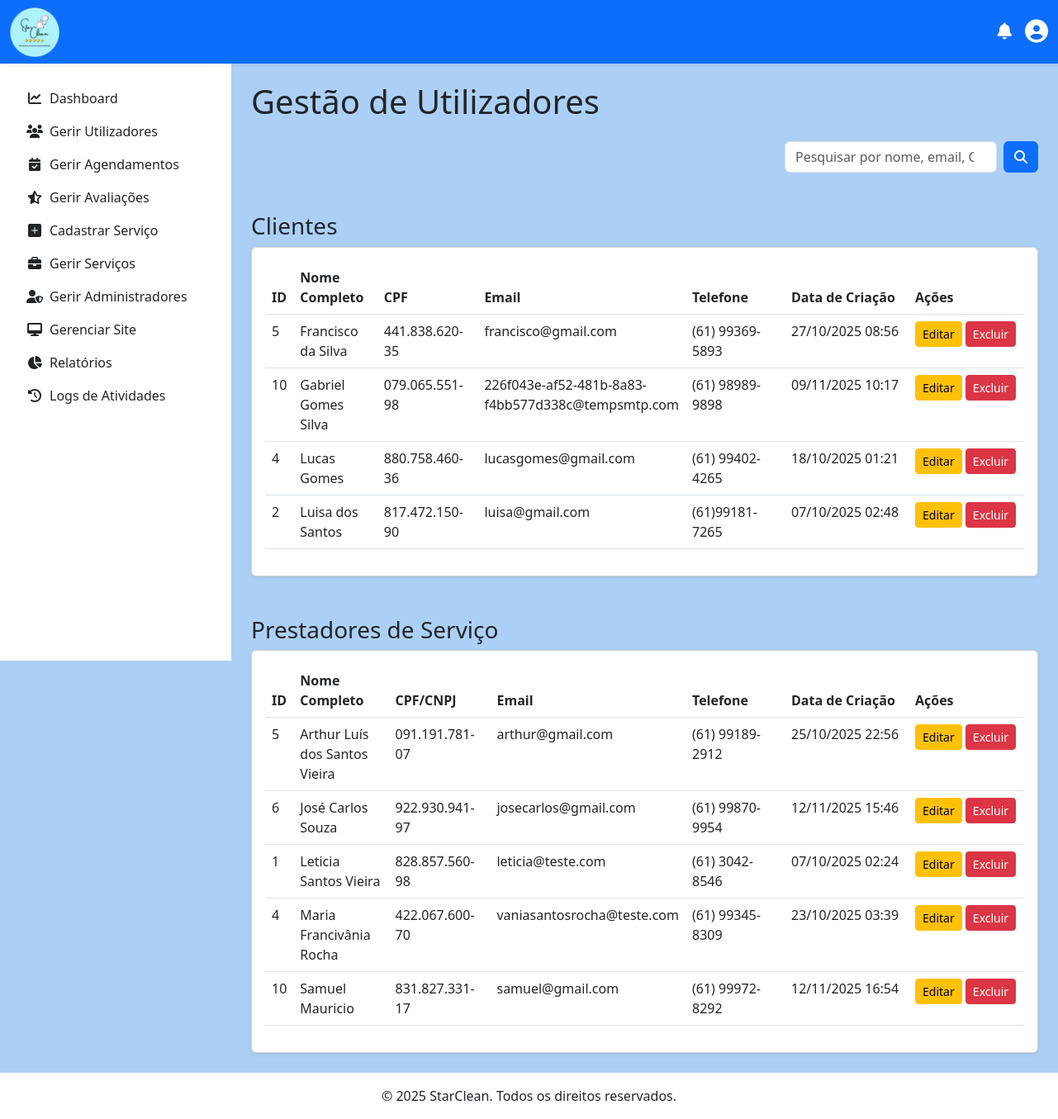
Page /admin/gerir_utilizadores.php (signed in) on the committed database.
### tables this page shows
CREATE TABLE `cliente` (
  `id` int(11) NOT NULL,
  `nome` varchar(45) NOT NULL,
  `sobrenome` varchar(45) NOT NULL,
  `email` varchar(150) NOT NULL,
  `data_nascimento` date NOT NULL,
  `telefone` varchar(20) NOT NULL,
  `cpf` varchar(14) NOT NULL,
  `password` varchar(255) NOT NULL,
  `receber_notificacoes_email` tinyint(1) NOT NULL DEFAULT 1,
  `criado_em` timestamp NOT NULL DEFAULT current_timestamp(),
  `atualizado_em` timestamp NOT NULL DEFAULT current_timestamp() ON UPDATE current_timestamp()
);

CREATE TABLE `prestador` (
  `id` int(11) NOT NULL,
  `nome` varchar(100) NOT NULL,
  `sobrenome` varchar(100) NOT NULL,
  `cpf` varchar(18) NOT NULL,
  `email` varchar(150) NOT NULL,
  `telefone` varchar(20) NOT NULL,
  `especialidade` varchar(100) NOT NULL,
  `password` varchar(255) NOT NULL,
  `receber_notificacoes_email` tinyint(1) NOT NULL DEFAULT 1,
  `descricao` text NOT NULL,
  `criado_em` timestamp NOT NULL DEFAULT current_timestamp(),
  `atualizado_em` timestamp NOT NULL DEFAULT current_timestamp() ON UPDATE current_timestamp(),
  `Administrador_id` int(11) NOT NULL
);

### admin/gerir_utilizadores.php (the view, shortened to what this page needs)
<?php
$termo_pesquisa = $_GET['q'] ?? '';
$clientes = [];
$prestadores = [];
try {
    $pdo = obterConexaoPDO();
    $sql_clientes = "SELECT id, nome, sobrenome, telefone, cpf, email, criado_em FROM Cliente";
    $sql_clientes .= " ORDER BY nome ASC";
    $stmt_clientes = $pdo->prepare($sql_clientes);
    $stmt_clientes->execute($params_clientes ?? []);
    $clientes = $stmt_clientes->fetchAll();
    $sql_prestadores = "SELECT id, CONCAT(nome, ' ', sobrenome) AS nome_completo, cpf, email, telefone, criado_em FROM Prestador";
    $sql_prestadores .= " ORDER BY nome ASC";
    $stmt_prestadores = $pdo->prepare($sql_prestadores);
    $stmt_prestadores->execute($params_prestadores ?? []);
    $prestadores = $stmt_prestadores->fetchAll();
} catch (PDOException $e) {
    error_log("Erro ao buscar utilizadores: " . $e->getMessage());
    $mensagem_erro = '<div class="alert alert-danger">Não foi possível carregar os dados dos utilizadores. Tente novamente mais tarde.</div>';
}
include '../includes/header.php';
include '../includes/navbar_logged_in.php';
?>
        <?php include '../includes/menu.php'; ?>
<main class="d-flex">
    <?php include '../includes/sidebar.php'; ?>
    <div class="container-fluid p-4 flex-grow-1">
        <h1 class="mb-4">Gestão de Utilizadores</h1>
        <div class="mb-4 d-flex justify-content-end">
            <form action="gerir_utilizadores.php" method="GET" class="d-flex align-items-center">
                <input class="form-control me-2" type="search" name="q" placeholder="Pesquisar por nome, email, CPF/CNPJ..." value="<?= htmlspecialchars($termo_pesquisa) ?>" aria-label="Pesquisar">
                <button class="btn btn-primary" type="submit"><i class="fas fa-search"></i></button>
            </form>
        </div>
        <h3 class="mt-5">Clientes</h3>
        <div class="card shadow-sm">
            <div class="card-body">
                <div class="table-responsive">
                    <table class="table table-hover">
                        <thead class="thead-dark">
                            <tr>
                                <th style="width: 50px;">ID</th>
                                <th style="width: 20%;">Nome Completo</th>
                                <th style="width: 15%; min-width: 120px;">CPF</th>
                                <th style="width: 25%;">Email</th>
                                <th style="width: 12%; min-width: 120px;">Telefone</th>
                                <th style="width: 13%; min-width: 150px;">Data de Criação</th>
                                <th style="width: 10%; min-width: 140px;">Ações</th> </tr>
                        </thead>
                        <tbody>
                            <?php if (empty($clientes)): ?>
                                <tr><td colspan="7" class="text-center">Nenhum cliente encontrado.</td></tr>
                            <?php else: ?>
                                <?php foreach ($clientes as $cliente): ?>
                                    <tr>
                                        <td><?= htmlspecialchars($cliente['id']) ?></td>
                                        <td><?= htmlspecialchars($cliente['nome'] . ' ' . $cliente['sobrenome']) ?></td>
                                        <td><?= htmlspecialchars($cliente['cpf']) ?></td>
                                        <td><?= htmlspecialchars($cliente['email']) ?></td>
                                        <td><?= htmlspecialchars($cliente['telefone']) ?></td>
                                        <td><?= date('d/m/Y H:i', strtotime($cliente['criado_em'])) ?></td>
                                        <td style="white-space: nowrap;">
                                            <a href="editar_utilizador.php?id=<?= $cliente['id'] ?>&tipo=cliente" class="btn btn-warning btn-sm">Editar</a>
                                            <a href="excluir_utilizador.php?id=<?= $cliente['id'] ?>&tipo=cliente" class="btn btn-danger btn-sm" onclick="return confirm('Tem a certeza?');">Excluir</a>
                                        </td>
                                    </tr>
                                <?php endforeach; ?>
                            <?php endif; ?>
                        </tbody>
                    </table>
                </div>
            </div>
        </div>
        <h3 class="mt-5">Prestadores de Serviço</h3>
        <div class="card shadow-sm">
            <div class="card-body">
                <div class="table-responsive">
                    <table class="table table-hover">
                        <thead class="thead-dark">
                            <tr>
                                <th style="width: 50px;">ID</th>
                                <th style="width: 20%;">Nome Completo</th>
                                <th style="width: 15%; min-width: 120px;">CPF/CNPJ</th>
                                <th style="width: 25%;">Email</th>
                                <th style="width: 12%; min-width: 120px;">Telefone</th>
                                <th style="width: 13%; min-width: 150px;">Data de Criação</th>
                                <th style="width: 10%; min-width: 140px;">Ações</th> </tr>
                        </thead>
                        <tbody>
                            <?php if (empty($prestadores)): ?>
                                <tr><td colspan="7" class="text-center">Nenhum prestador encontrado.</td></tr>
                            <?php else: ?>
                                <?php foreach ($prestadores as $prestador): ?>
                                    <tr>
                                        <td><?= htmlspecialchars($prestador['id']) ?></td>
                                        <td><?= htmlspecialchars($prestador['nome_completo']) ?></td>
                                        <td><?= htmlspecialchars($prestador['cpf']) ?></td>
                                        <td><?= htmlspecialchars($prestador['email']) ?></td>
                                        <td><?= htmlspecialchars($prestador['telefone']) ?></td>
                                        <td><?= date('d/m/Y H:i', strtotime($prestador['criado_em'])) ?></td>
                                        <td style="white-space: nowrap;">
                                            <a href="editar_utilizador.php?id=<?= $prestador['id'] ?>&tipo=prestador" class="btn btn-warning btn-sm">Editar</a>
                                            <a href="excluir_utilizador.php?id=<?= $prestador['id'] ?>&tipo=prestador" class="btn btn-danger btn-sm" onclick="return confirm('Tem a certeza?');">Excluir</a>
                                        </td>
                                    </tr>
                                <?php endforeach; ?>
                            <?php endif; ?>
                        </tbody>
                    </table>
                </div>
            </div>
        </div>
    </div>
</main>
<?php
include '../includes/footer.php';
?>

### includes/star_clean.css (style rules this page uses)
body { padding-top: 75px; }
.card-body { min-height: 220px; }
.card { transition: transform 0.3s ease, box-shadow 0.3s ease; }
@media (min-width: 768px) { main.d-flex > .flex-grow-1 { margin-left: 280px; } }
main.d-flex { flex-grow: 1; }

### rows in the picture
cliente: id "5", nome+sobrenome "Francisco da Silva", cpf "441.838.620-35", email "francisco@gmail.com", telefone "(61) 99369-5893", criado_em "27/10/2025 08:56"
cliente: id "10", nome+sobrenome "Gabriel Gomes Silva", cpf "079.065.551-98", email "226f043e-af52-481b-8a83-f4bb577d338c@tempsmtp.com", telefone "(61) 98989-9898", criado_em "09/11/2025 10:17"
cliente: id "4", nome+sobrenome "Lucas Gomes", cpf "880.758.460-36", email "lucasgomes@gmail.com", telefone "(61) 99402-4265", criado_em "18/10/2025 01:21"
cliente: id "2", nome+sobrenome "Luisa dos Santos", cpf "817.472.150-90", email "luisa@gmail.com", telefone "(61)99181-7265", criado_em "07/10/2025 02:48"
prestador: id "5", nome_completo "Arthur Luís dos Santos Vieira", cpf "091.191.781-07", email "arthur@gmail.com", telefone "(61) 99189-2912", criado_em "25/10/2025 22:56"
prestador: id "6", nome_completo "José Carlos Souza", cpf "922.930.941-97", email "josecarlos@gmail.com", telefone "(61) 99870-9954", criado_em "12/11/2025 15:46"
prestador: id "1", nome_completo "Leticia Santos Vieira", cpf "828.857.560-98", email "leticia@teste.com", telefone "(61) 3042-8546", criado_em "07/10/2025 02:24"
prestador: id "4", nome_completo "Maria Francivânia Rocha", cpf "422.067.600-70", email "vaniasantosrocha@teste.com", telefone "(61) 99345-8309", criado_em "23/10/2025 03:39"
prestador: id "10", nome_completo "Samuel Mauricio", cpf "831.827.331-17", email "samuel@gmail.com", telefone "(61) 99972-8292", criado_em "12/11/2025 16:54"
